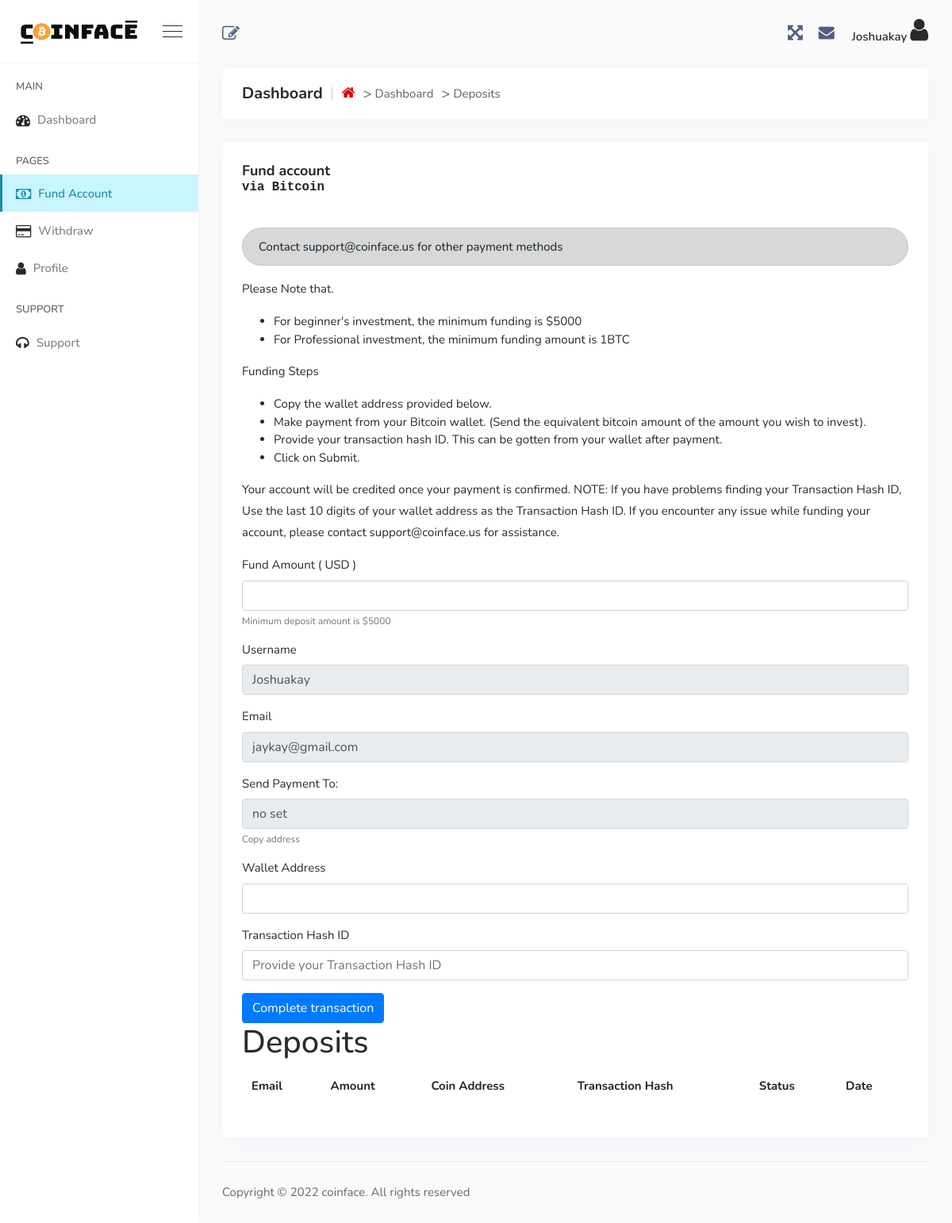
Page /fund/ (signed in) on the earlier database version.
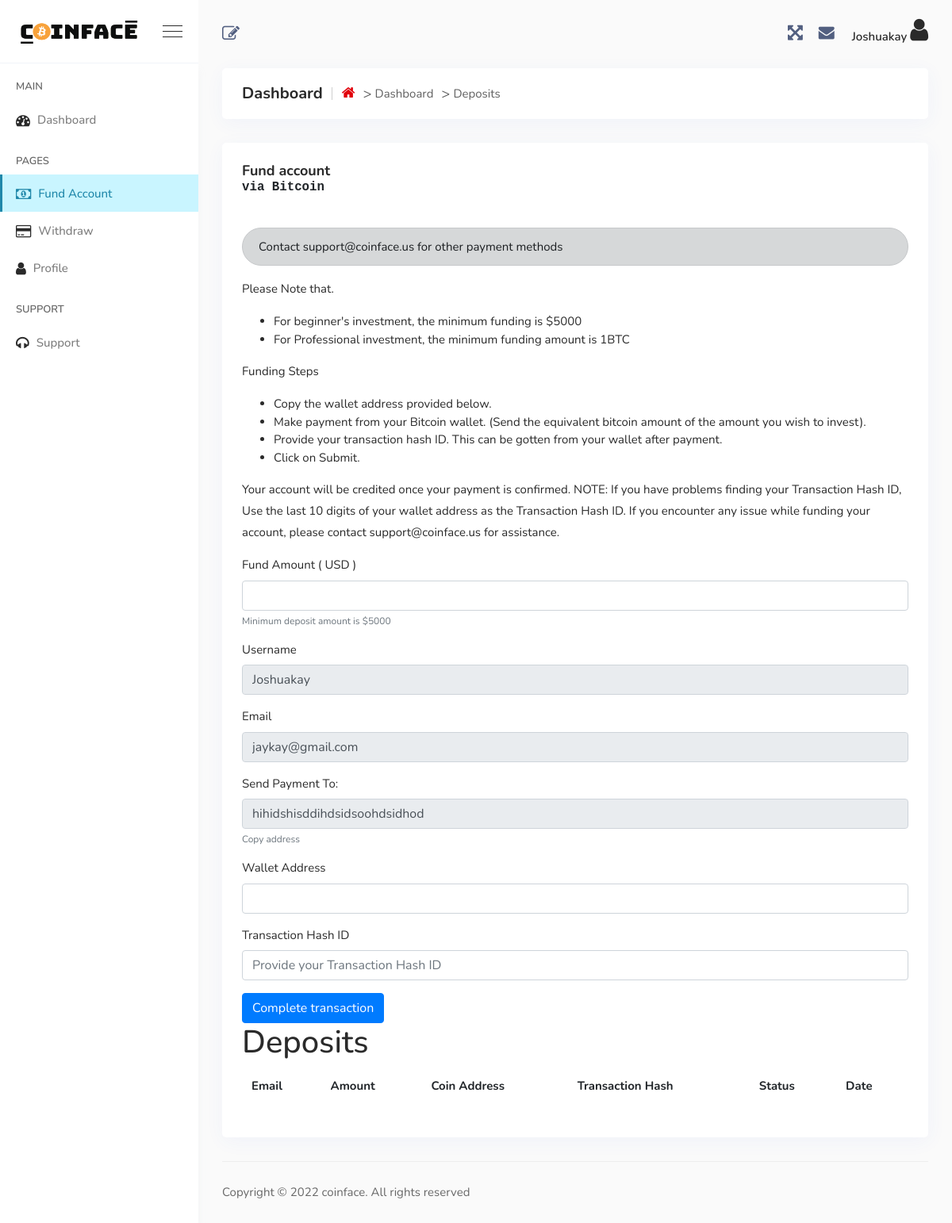
Same page on the later database version.
### core/models.py (models this page shows, shortened)
class Settings(models.Model):
    name = models.CharField(max_length = 50)
    value = models.CharField(max_length = 1000)

### core/views.py (the view, shortened to what this page needs)
# urls.py: path('fund/', views.DepositFormView.as_view(),name="fund"),
class DepositFormView(LoginRequiredMixin, FormView):
    form_class = forms.DepositForm
    success_url = '/fund/'
    template_name = "dashboard/fund.html"
    def get_context_data(self, **kwargs):
        context =  super().get_context_data(**kwargs)
        deposits = Deposit.objects.filter(user = self.request.user)
        context['deposits'] = deposits
        address = 'no set'
        wallet_address = Settings.objects.filter(name = 'btc' )
        if wallet_address:
            address = wallet_address[0].value
        context['address'] = address
        return context

### core/forms.py
class DepositForm(forms.ModelForm):
    class Meta:
        model = models.Deposit
        exclude = ['user','status']

### core/templates/dashboard/fund.html (shortened to what the changed rows need)
{% extends 'dashboard/base.html' %}
{% load static %}
{% block content %}
    <div class="breadcrumb-area">
        <h1>Dashboard</h1>
    </div>
    <div class="card mb-30">
        <div class="card-body">
            <form method="POST">
                <div class="form-group">
                    <label>Send Payment To: </label>
                    <input type="text" class="form-control" value="{{address}}" readonly>
                    <small class="form-text text-muted">Copy address</small>
                </div>
            </form>
        </div>
        <div class="card-body" style="overflow-x: auto;">
            <h1>Deposits</h1>
            <table class="table table-borderless">
                <thead>
                    <tr>
                        <th scope="col">Email</th>
                        <th scope="col">Amount</th>
                        <th scope="col">Coin Address</th>
                        <th scope="col">Transaction Hash</th>
                        <th scope="col">Status</th>
                        <th scope="col">Date</th>
                    </tr>
                </thead>
            </table>
        </div>
    </div>
{% endblock %}

Differences in the rows shown:
added Settings: value "hihidshisddihdsidsoohdsidhod"
Other differences:
form field address: "no set" → (not shown)
